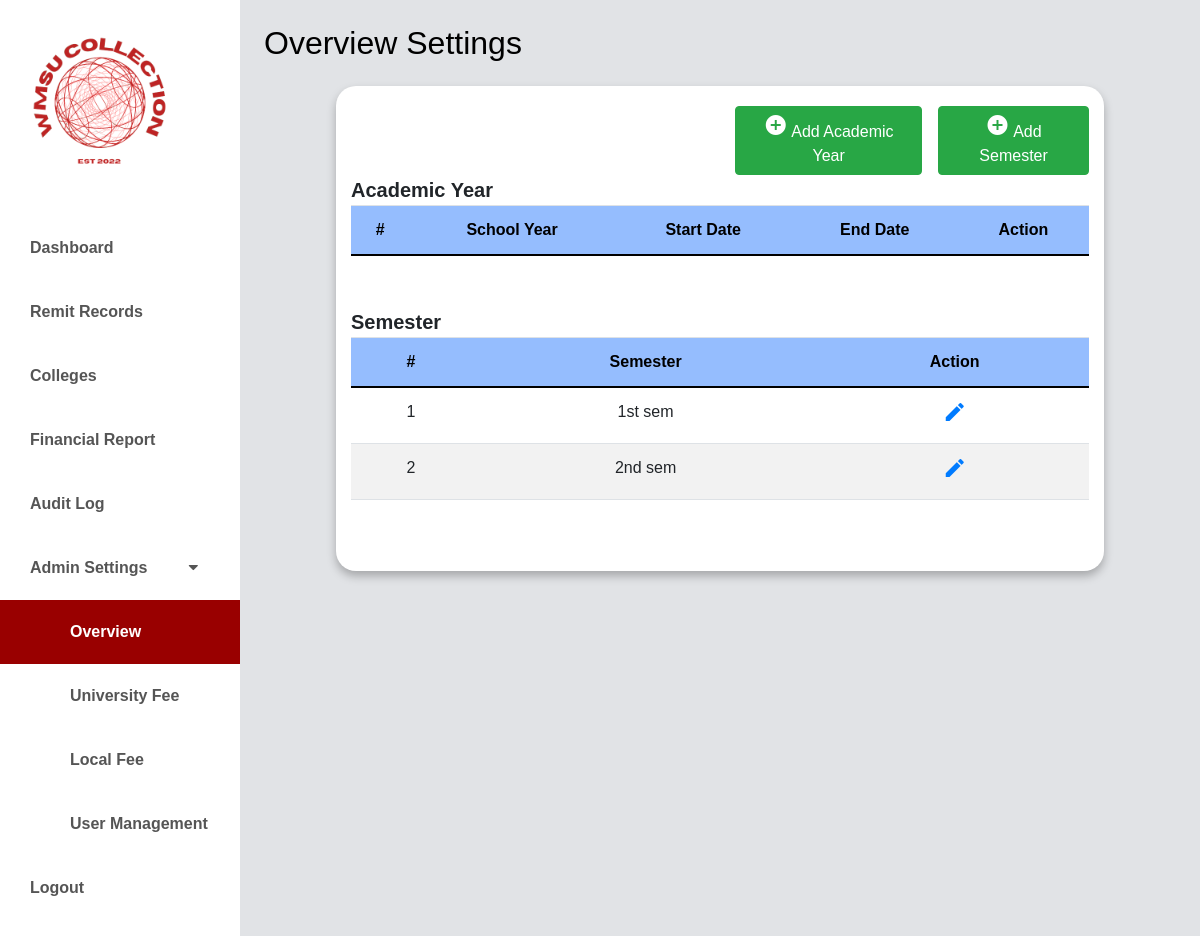
Page /admin-settings/overview_settings.php (signed in) on the earlier database version.
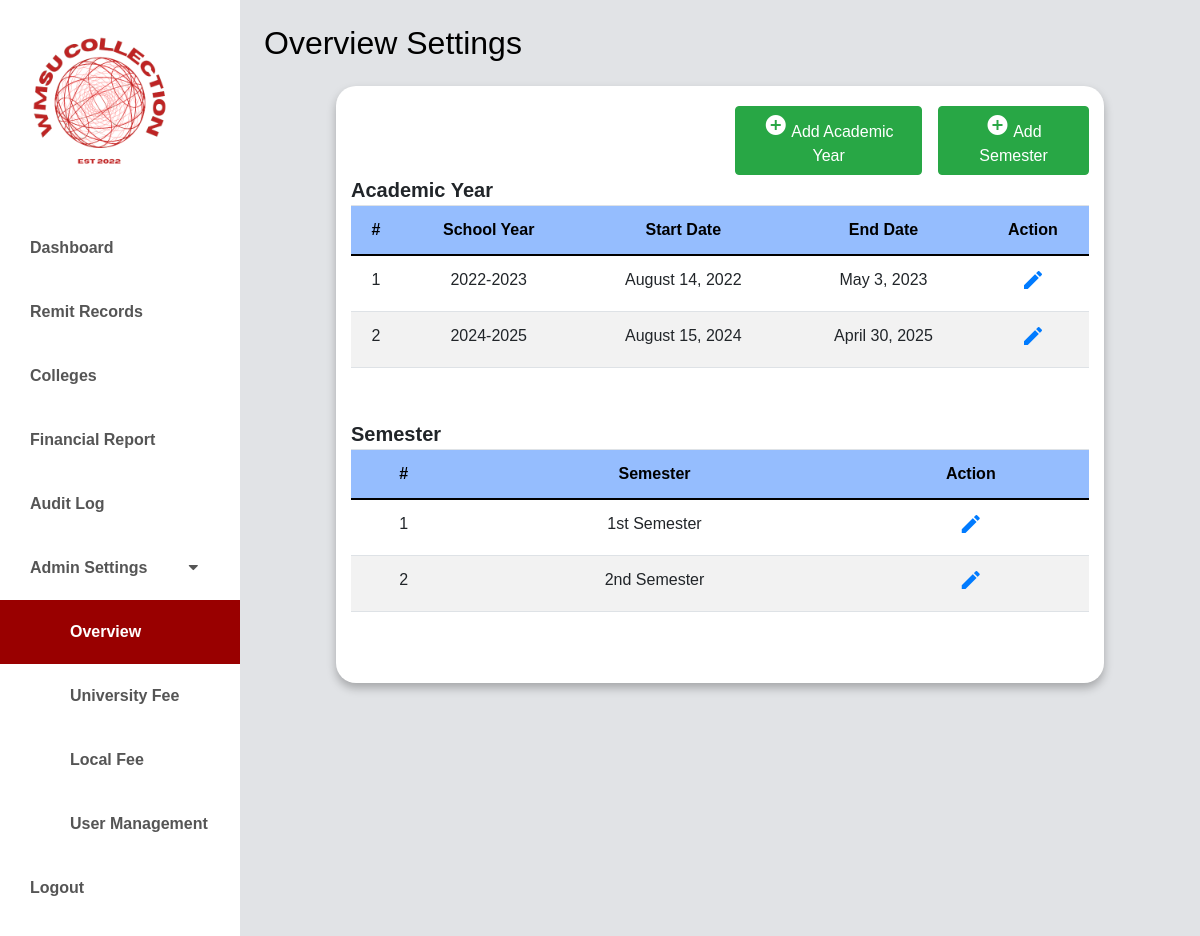
Same page on the later database version.
### tables this page shows
CREATE TABLE `semesters` (
  `id` int(11) NOT NULL,
  `semester_name` varchar(20) NOT NULL,
  `created_at` timestamp NOT NULL DEFAULT current_timestamp(),
  `updated_at` timestamp NOT NULL DEFAULT current_timestamp() ON UPDATE current_timestamp()
);

CREATE TABLE `academic_year` (
  `id` int(11) NOT NULL,
  `academic_name` varchar(50) NOT NULL,
  `academic_start_date` date NOT NULL,
  `academic_end_date` date NOT NULL,
  `is_active` tinyint(1) NOT NULL DEFAULT 1,
  `created_at` timestamp NOT NULL DEFAULT current_timestamp(),
  `updated_at` timestamp NOT NULL DEFAULT current_timestamp() ON UPDATE current_timestamp()
);

### classes/semester.class.php (called while the page is built, shortened)
<?php
require_once 'database.class.php';
class Semester {
    protected $db;
    function __construct() {
        $this->db = new Database();
    }
    function show(){
        $sql = "SELECT * FROM semesters ORDER BY semesters.id ASC";
        $query=$this->db->connect()->prepare($sql);
        if($query->execute()){
            $data = $query->fetchAll();
        }
        return $data;
    }
}
?>

### classes/database.class.php (called while the page is built)
<?php
class Database {
    private $host = 'localhost';
    private $username = 'root';
    private $password = '';
    private $database = 'wmsu';
    protected $connection;
    public function connect() {
        try {
            $dsn = "mysql:host=$this->host;dbname=$this->database;charset=utf8mb4";
            $options = [
                PDO::ATTR_ERRMODE => PDO::ERRMODE_EXCEPTION,
                PDO::ATTR_DEFAULT_FETCH_MODE => PDO::FETCH_ASSOC,
                PDO::ATTR_EMULATE_PREPARES => false,
            ];
            $this->connection = new PDO($dsn, $this->username, $this->password, $options);
        } catch (PDOException $e) {
            echo "Connection error: " . $e->getMessage();
            die();
        }
        return $this->connection;
    }
}
?>

### classes/academicyear.class.php (called while the page is built, shortened)
<?php
require_once 'database.class.php';
class AcademicYear {
    protected $db;
    function __construct() {
        $this->db = new Database();
    }
    function show(){
        $sql = "SELECT * FROM academic_year ORDER BY academic_year.id ASC";
        $query=$this->db->connect()->prepare($sql);
        if($query->execute()){
            $data = $query->fetchAll();
        }
        return $data;
    }
}

### admin-settings/overview_settings.php (the view, shortened to what the changed rows need)
<?php
require_once "../classes/semester.class.php";
require_once "../classes/academicyear.class.php";
?>
<!doctype html>
<html lang="en" class="no-js">
  <html>
    <head>
	<link href="https://cdn.jsdelivr.net/npm/bootstrap@5.0.0-beta3/dist/css/bootstrap.min.css" rel="stylesheet" />
    <link rel="stylesheet" href="https://unicons.iconscout.com/release/v4.0.0/css/line.css" />
    <link rel="stylesheet" href="https://cdnjs.cloudflare.com/ajax/libs/font-awesome/5.15.3/css/all.min.css" />
	<link rel="stylesheet" href="https://stackpath.bootstrapcdn.com/bootstrap/4.5.0/css/bootstrap.min.css">
	<link rel="stylesheet" href="https://maxcdn.bootstrapcdn.com/font-awesome/4.7.0/css/font-awesome.min.css">
    <link rel="stylesheet" href="../css/dashboard.css" />
    <link rel="stylesheet" href="../css/admin-settings.css" />
    </head>
      <body>
      <div class="d-flex" id="wrapper">
		<div class="table-responsive">
	<div id="page-content-wrapper">
    <nav class="navbar navbar-expand-lg navbar-light bg-active py-4 px-4">
        <div class="d-flex align-items-center">
            <h2 class="fs-2 m-0" style="color:#000000; font-weight: 400;">Overview Settings</h2>
        </div>
    </nav>
    <div class="container">
          <div class =" table-responsive">
                <table class="table">
            <thead style="background-color:#95BDFE ;" class="text-white">
              <tr>
                <th scope="col" style = " color: #000000;text-align:center" >#</th>
                <th scope="col" style = " color: #000000;text-align:center" >School Year</th>
                <th scope="col" style = " color: #000000;text-align:center" >Start Date</th>
                <th scope="col" style = " color: #000000;text-align:center" >End Date</th>
                <th scope="col" style = " color: #000000; text-align:center" >Action</th>
              </tr>
            </thead>
            <tbody>
            <?php
                    $AcademicYear = new AcademicYear();
					$data = $AcademicYear->show();
					$i = 1;
					foreach($data as $AcademicYear) {
							?>
              <tr>
              <td style="text-align:center"><?php echo $i; ?></td>
								<td style="text-align:center"><?php echo $AcademicYear['academic_name']; ?></td>
								<td style="text-align:center"><?php echo date('F j, Y', strtotime($AcademicYear['academic_start_date'])); ?></td>
                <td style="text-align:center"><?php echo date('F j, Y', strtotime($AcademicYear['academic_end_date'])); ?></td>
                <td style="text-align:center">
                    <a href="#updateYearModal<?php echo $i; ?>" class="edit" data-toggle="modal">
                <i class="material-icons" data-toggle="tooltip" title="Edit">&#xE254;</i>
                </a>
</td>
              </tr>
              <?php
							$i++;
						}
?>
        </tbody>
                </table>
          </div>
          <div class =" table-responsive">
                <table class="table">
            <thead style="background-color:#95BDFE ;" class="text-white">
              <tr>
                <th scope="col" style = " color: #000000; text-align:center" >#</th>
                <th scope="col" style = " color: #000000; text-align:center" >Semester</th>
                <th scope="col" style = " color: #000000; text-align:center" >Action</th>
              </tr>
            </thead>
            <tbody>
            <?php
                    $Semester = new Semester();
					$data = $Semester->show();
					$i = 1;
					foreach($data as $Semester) {
							?>
              <tr>
              <td style="text-align:center"><?php echo $i; ?></td>
								<td style="text-align:center"><?php echo $Semester['semester_name']; ?></td>
                <td style="text-align:center">
                    <a href="#updateSemesterModal<?php echo $i; ?>" class="edit" data-toggle="modal">
                <i class="material-icons" data-toggle="tooltip" title="Edit">&#xE254;</i>
                </a>
</td>
              </tr>
              <?php
							$i++;
						}
?>
        </tbody>
          </table>
</div>
        </body>
</html>

Differences in the rows shown:
added academic_year: academic_name "2022-2023", academic_start_date "August 14, 2022", academic_end_date "May 3, 2023"
added academic_year: academic_name "2024-2025", academic_start_date "August 15, 2024", academic_end_date "April 30, 2025"
changed semesters: semester_name "1st sem" → "1st Semester"
changed semesters: semester_name "2nd sem" → "2nd Semester"
